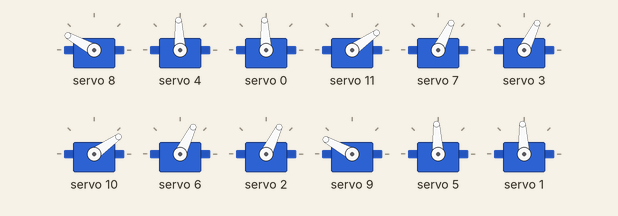
Simulated run of this sketch. Board: Arduino Uno, built with avr-gcc and run on an emulated ATmega328P. On the bench: 12 × servo. What the sketch prints to the serial monitor is not drawn.

Above: at 3.1 s.
At 5.8 s:
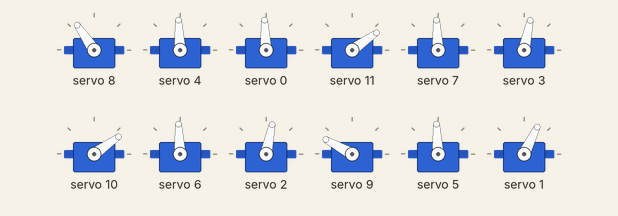
At 11.4 s:
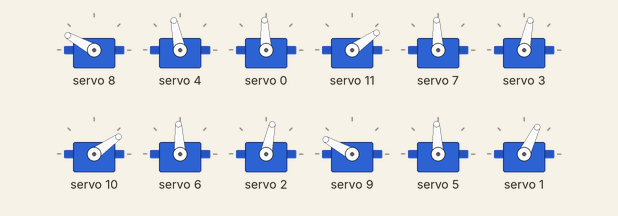
At 18.0 s:
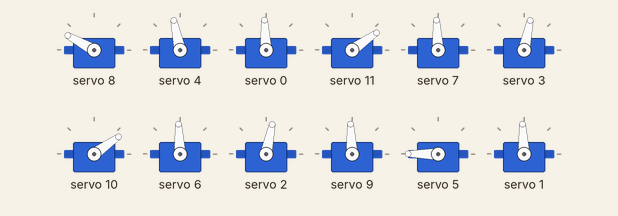
At 25.0 s:
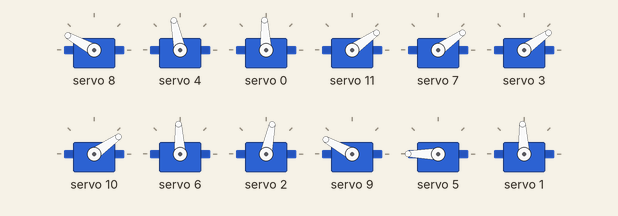
At 38.8 s:
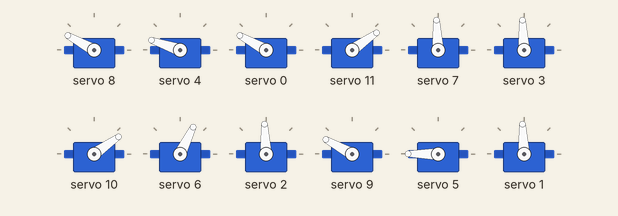
Timing chart, 0 to 40.0 s (numbered marks = the images above):
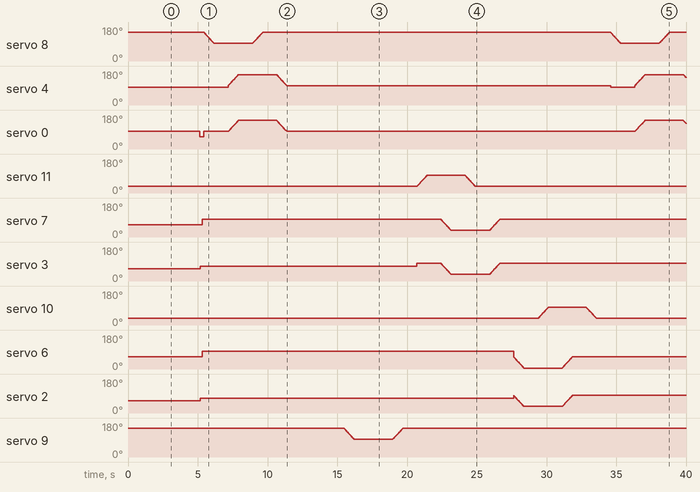

The sketch:

spidey.ino
```cpp
#include <Wire.h>
#include <Adafruit_PWMServoDriver.h>

Adafruit_PWMServoDriver pwm = Adafruit_PWMServoDriver();
#define SERVOMIN  150
#define SERVOMAX  600
#define USMIN  600
#define USMAX  2400
#define SERVO_FREQ 50

uint8_t servonum = 0;

// ==================

// #define BLYNK_USE_DIRECT_CONNECT

// #include <SoftwareSerial.h>
// SoftwareSerial DebugSerial(2, 3); // RX, TX

// #define BLYNK_PRINT DebugSerial
// #include <BlynkSimpleSerialBLE.h>

// char auth[] = "Blynk Auth Token";

const int servo_pin[4][3] = { {8, 0, 4}, {11, 3, 7}, {10, 2, 6},{9, 1, 5} };

void setup() {
  Serial.begin(9600);
  Serial.println("Servo test!");

  pwm.begin();
  pwm.setOscillatorFrequency(27000000);
  pwm.setPWMFreq(SERVO_FREQ);

    leg_write(0, 150, 90, 90);
    delay(1000);
    leg_write(1, 30, 60, 60);
    delay(1000);
    leg_write(2, 30, 60, 60);
    delay(1000);
    leg_write(3, 150, 90, 90);
    delay(2000);

   stand();

  // ====================

  // DebugSerial.begin(9600);

  // DebugSerial.println("Waiting for connections...");

  // Serial.begin(9600);
  // Blynk.begin(Serial, auth);
  //This not working because the sketch pauses at Blynk.begin() if the serial port is not responding
}

void loop() {
  // Walking forward
  extend(0);
  flex(3);
  extend(1);
  flex(2);


// Jumping code -

//    for(int i = 0; i <= 30; i++){
//      leg_write(0, 150, 90 - i, 90);
//      leg_write(1, 30, 60 + i, 60);
//      leg_write(2, 30, 60 + i, 60);
//      leg_write(3, 150, 90 - i, 90);
//      delay (10);
//    }
//    delay(1000);
//
//    for(int i = 30; i >= 0; i--){
//      leg_write(0, 150, 90 - i, 90);
//      leg_write(1, 30, 60 + i, 60);
//      leg_write(2, 30, 60 + i, 60);
//      leg_write(3, 150, 90 - i, 90);
//      delay (10);
//    }
//    delay(1000);
//    for(int leg = 0; leg < 4; leg++){
//      for(int i = 60; i <= 120; i++){
//        leg_write(leg, i, 120, 120);
//        delay(10);
//      }
//      delay(1000);
//    }
//    for(int leg = 0; leg < 4; leg++){
//      for(int i = 120; i >= 60; i--){
//        leg_write(leg, i, 120, 120);
//        delay(10);
//      }
//    }


}

void leg_write(int leg, float alpha, float beta, float gamma){
  alpha = alpha*10 + USMIN;
  beta = beta*10 + USMIN;
  gamma = gamma*10 + USMIN;

  pwm.writeMicroseconds(servo_pin[leg][0], alpha);
  pwm.writeMicroseconds(servo_pin[leg][2], gamma);
  pwm.writeMicroseconds(servo_pin[leg][1], beta);
}

void servo_write(int joint, int theta){
  int phi = (210 - theta)/2;
  phi = phi*10 + USMIN;
  theta = theta*10 + USMIN;
  if (joint == 2){
    for(int i = 0; i < 4; i++){
      pwm.writeMicroseconds(servo_pin[i][joint], theta);
      delay(10);
    }
  }
  else{
  pwm.writeMicroseconds(servo_pin[0][joint], theta);
  delay(10);
  pwm.writeMicroseconds(servo_pin[1][joint], phi);
  delay(10);
  pwm.writeMicroseconds(servo_pin[2][joint], phi);
  delay(10);
  pwm.writeMicroseconds(servo_pin[3][joint], theta);
  delay(10);
  }
}

void extend(int leg){
  if (leg == 1 || leg == 2){
    for(int i = 30; i <= 90; i++){
    leg_write(leg, i, 90, 90);
    delay(10);
  }
  delay(1000);
  for (int i = 90; i>= 30; i--){
    leg_write(leg, 90, i, i);
    delay(10);
  }
  delay(1000);
  for(int i = 90; i >= 30; i--){
    leg_write(leg, i, 30, 30);
    delay(10);
  }
  delay(1000);
  for (int i = 30; i<= 90; i++){
    leg_write(leg, 30, i, i);
    delay(10);
  }
  delay(1000);
  }
  else{
      for(int i = 150; i >= 90; i--){
      leg_write(leg, i, 90, 90);
      delay(10);
    }
    delay(1000);
    for (int i = 90; i<= 150; i++){
      leg_write(leg, 90, i, i + 10);
      delay(10);
    }
    delay(1000);
    for(int i = 90; i <= 150; i++){
      leg_write(leg, i, 150, 160);
      delay(10);
    }
    delay(1000);
    for (int i = 150; i>= 90; i--){
      leg_write(leg, 150, i, i + 10);
      delay(10);
    }
    delay(1000);

//    for(int i = 90; i <= 150; i++){
//      leg_write(leg, i, 150, 150);
//      delay(10);
//    }
    delay(1000);
  }
}

void flex(int leg){
  if(leg == 1 || leg == 2){
    for (int i = 90; i>= 30; i--){
    leg_write(leg, 30, i, i-30);
    delay(10);
  }
  delay(1000);
  for(int i = 30; i <= 90; i++){
    leg_write(leg, i, 30, 0);
    delay(10);
  }
  delay(1000);
  for (int i = 30; i<= 90; i++){
    leg_write(leg, 90, i, i - 30);
    delay(10);
  }
  delay(1000);
  for(int i = 90; i >= 30; i--){
    leg_write(leg, i, 90, 60);
    delay(10);
  }
  delay(1000);
  }
  else{
    for (int i = 60; i<= 150; i++){
    leg_write(leg, 150, i, i + 30);
    delay(10);
  }
  delay(1000);
  for(int i = 150; i >= 90; i--){
    leg_write(leg, i, 150, 180);
    delay(10);
  }
  delay(1000);
  for (int i = 150; i>= 90; i--){
    leg_write(leg, 90, i, 180);
    delay(10);
  }
  delay(1000);
  for(int i = 90; i <= 150; i++){
    leg_write(leg, i, 90, 180);
    delay(10);
  }
  delay(1000);
    }
}

void stand(){
  servo_write(0, 150);
  delay(100);
  servo_write(1, 60);
  delay(100);
  servo_write(2, 90);
  delay(100);
}
```

Measured:
- by itself, servo 11, servo 10: rises from 35° to 93° in 0.71 s, then falls to 35° in 3.5 s
- by itself, servo 5: moves from 93° to 180° over 1.1 s
